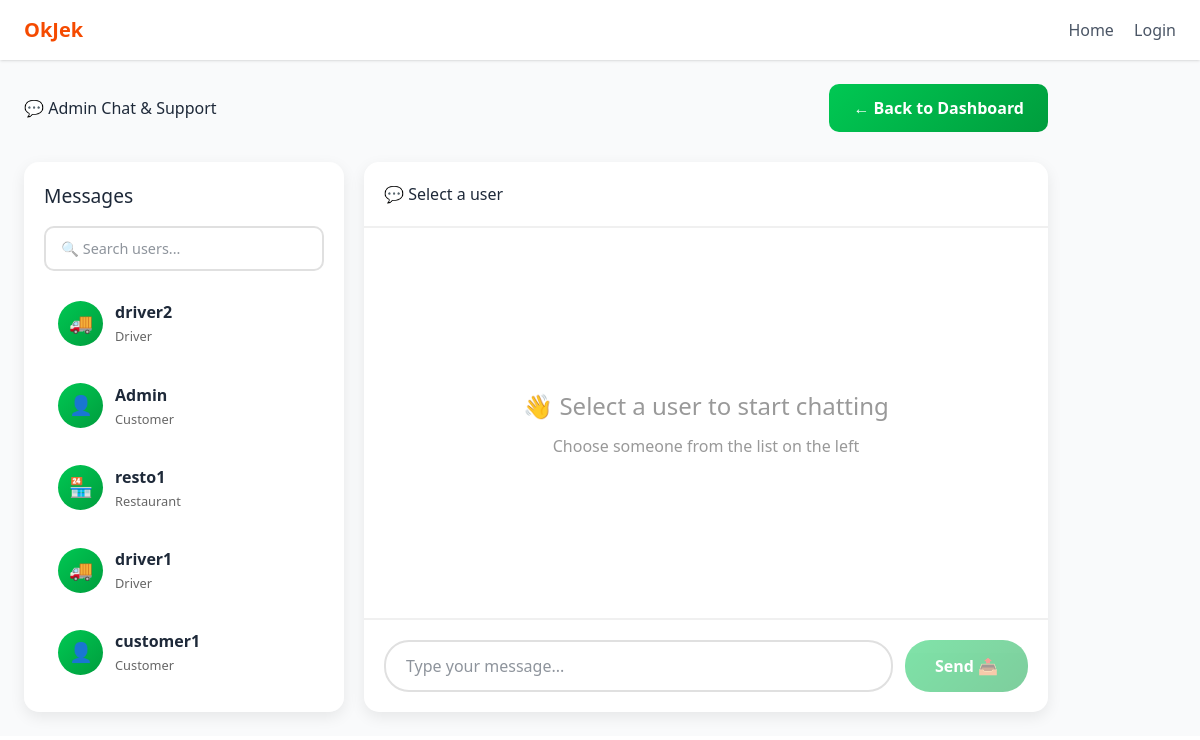
The page /chats/admin/ (signed in) on the database its author committed.
### accounts/models.py (models this page shows, shortened)
class User(AbstractUser):
    ROLE_CHOICES = (
        ('admin', 'Administrator'),
        ('restaurant', 'Restaurant'),
        ('driver', 'Driver'),
        ('customer', 'Customer'),
    )
    role = models.CharField(max_length=20, choices=ROLE_CHOICES, default='customer')
    is_approved = models.BooleanField(default=False)

### chats/views.py (the view)
# urls.py: path('admin/', views.admin_chat_view, name='admin_chat'),
@login_required
def admin_chat_view(request):
    if request.user.role != 'admin':
        return redirect('home')
    users = User.objects.exclude(role='admin').exclude(id=request.user.id)
    chat_rooms = ChatRoom.objects.filter(admin=request.user)
    users_with_chats = []
    for user in users:
        room = chat_rooms.filter(user=user).first()
        unread_count = 0
        last_message = None
        if room:
            unread_count = room.get_unread_count(request.user)
            last_message = room.get_last_message()
        users_with_chats.append({
            'user': user,
            'room': room,
            'unread_count': unread_count,
            'last_message': last_message
        })
    users_with_chats.sort(key=lambda x: x['room'].updated_at if x['room'] else x['user'].date_joined, reverse=True)
    context = {
        'users_with_chats': users_with_chats,
    }
    return render(request, 'adminpanel/chat.html', context)

### chats/models.py (called while the page is built)
    def get_last_message(self):
        return self.messages.last()

    def get_unread_count(self, user):
        return self.messages.filter(is_read=False).exclude(sender=user).count()

### templates/adminpanel/chat.html (shortened to what this page needs)
{% extends "base.html" %}
{% load static %}
{% block content %}
<div class="container mt-5">
    <div class="page-header">
        <h1 class="fw-bold">💬 Admin Chat & Support</h1>
        <a href="{% url 'accounts:admin_dashboard' %}" class="btn-primary">← Back to Dashboard</a>
    </div>
    <div class="chat-container">
        <div class="user-list">
            <h3>Messages</h3>
            <div class="search-box">
                <input type="text" placeholder="🔍 Search users..." id="searchUsers" onkeyup="searchUsers()">
            </div>
            <div id="userListContainer">
                {% for item in users_with_chats %}
                <div class="user-item" data-user-id="{{ item.user.id }}" onclick="loadChat({{ item.user.id }}, '{{ item.user.username }}', '{{ item.user.role }}')">
                    <div class="user-avatar">
                        {% if item.user.role == 'customer' %}👤
                        {% elif item.user.role == 'driver' %}🚚
                        {% elif item.user.role == 'restaurant' %}🏪
                        {% endif %}
                    </div>
                    <div class="user-info">
                        <div class="user-name">{{ item.user.username }}</div>
                        <div class="user-role">{{ item.user.role|title }}</div>
                    </div>
                </div>
                {% empty %}
                <p style="text-align: center; color: #999; padding: 20px;">No users available</p>
                {% endfor %}
            </div>
        </div>
        <div class="chat-box">
            <div class="chat-header">
                <h3>💬 <span id="currentUserName">Select a user</span></h3>
            </div>
            <div class="chat-messages" id="chatMessages">
                <div class="empty-chat">
                    <h3>👋 Select a user to start chatting</h3>
                    <p>Choose someone from the list on the left</p>
                </div>
            </div>
            <div class="chat-input">
                <input type="text" placeholder="Type your message..." id="messageInput" onkeypress="handleKeyPress(event)" disabled>
                <button class="send-btn" id="sendBtn" onclick="sendMessage()" disabled>Send 📤</button>
            </div>
        </div>
    </div>
</div>
{% endblock %}

### theme/templates/base.html (shortened to what this page needs)
{% load static %}
<!DOCTYPE html>
<html lang="id">
<head>
    <link href="{% static 'css/dist/styles.css' %}" rel="stylesheet">
</head>
<body class="bg-gray-50 text-gray-800">
    <nav class="bg-white shadow px-6 py-4 flex justify-between items-center">
        <div class="font-bold text-xl text-orange-600 items-center">
           <a href="" class="text-orange-600 hover:text-red-600">OkJek</a>
        </div>
        <div class="space-x-4">
            <a href="/" class="text-gray-600 hover:text-orange-600">Home</a>
            <a href="/login" class="text-gray-600 hover:text-orange-600">Login</a>
        </div>
    </nav>
    <main class="p-6">
        {% block content %}
        {% endblock %}
    </main>
</body>
</html>

### templates/adminpanel/chat.html (style rules this page uses)
.page-header { display: flex; justify-content: space-between; align-items: center; margin-bottom: 30px; }
.btn-primary { background: linear-gradient(135deg, #00c853, #009d3d); color: white; padding: 12px 24px; border-radius: 10px; text-decoration: none; border: none; font-weight: 600; transition: 0.2s ease; cursor: pointer; }
.chat-container { display: grid; grid-template-columns: 320px 1fr; gap: 20px; height: calc(100vh - 250px); }
.user-list { background: white; border-radius: 15px; padding: 20px; box-shadow: 0 5px 15px rgba(0,0,0,0.08); overflow-y: auto; }
.user-list h3 { margin-top: 0; margin-bottom: 15px; font-size: 1.2rem; }
.user-item { display: flex; align-items: center; padding: 12px; border-radius: 10px; cursor: pointer; transition: 0.2s ease; margin-bottom: 8px; border: 2px solid transparent; }
.user-avatar { width: 45px; height: 45px; border-radius: 50%; background: linear-gradient(135deg, #00c853, #009d3d); display: flex; align-items: center; justify-content: center; color: white; font-weight: bold; font-size: 1.2rem; margin-right: 12px; }
.user-info { flex: 1; }
.user-name { font-weight: 600; margin-bottom: 3px; }
.user-role { font-size: 0.8rem; color: #666; }
.chat-box { background: white; border-radius: 15px; box-shadow: 0 5px 15px rgba(0,0,0,0.08); display: flex; flex-direction: column; }
.chat-header { padding: 20px; border-bottom: 2px solid #f0f0f0; display: flex; align-items: center; }
.chat-header h3 { margin: 0; flex: 1; }
.chat-messages { flex: 1; padding: 20px; overflow-y: auto; display: flex; flex-direction: column; gap: 15px; }
.chat-input { padding: 20px; border-top: 2px solid #f0f0f0; display: flex; gap: 12px; }
.chat-input input { flex: 1; padding: 12px 20px; border: 2px solid #e0e0e0; border-radius: 25px; font-size: 1rem; outline: none; transition: 0.2s ease; }
.send-btn { background: linear-gradient(135deg, #00c853, #009d3d); color: white; border: none; padding: 12px 30px; border-radius: 25px; font-weight: 600; cursor: pointer; transition: 0.2s ease; }
.send-btn:disabled { opacity: 0.5; cursor: not-allowed; transform: none; }
.empty-chat { display: flex; align-items: center; justify-content: center; height: 100%; color: #999; flex-direction: column; gap: 10px; }
.empty-chat h3 { font-size: 1.5rem; }
.search-box { margin-bottom: 15px; }
.search-box input { width: 100%; padding: 10px 15px; border: 2px solid #e0e0e0; border-radius: 10px; font-size: 0.9rem; outline: none; }

### rows shown on the page
User: user.username "driver2", user.role "Driver"
User: user.username "Admin", user.role "Customer"
User: user.username "resto1", user.role "Restaurant"
User: user.username "driver1", user.role "Driver"
User: user.username "customer1", user.role "Customer"
